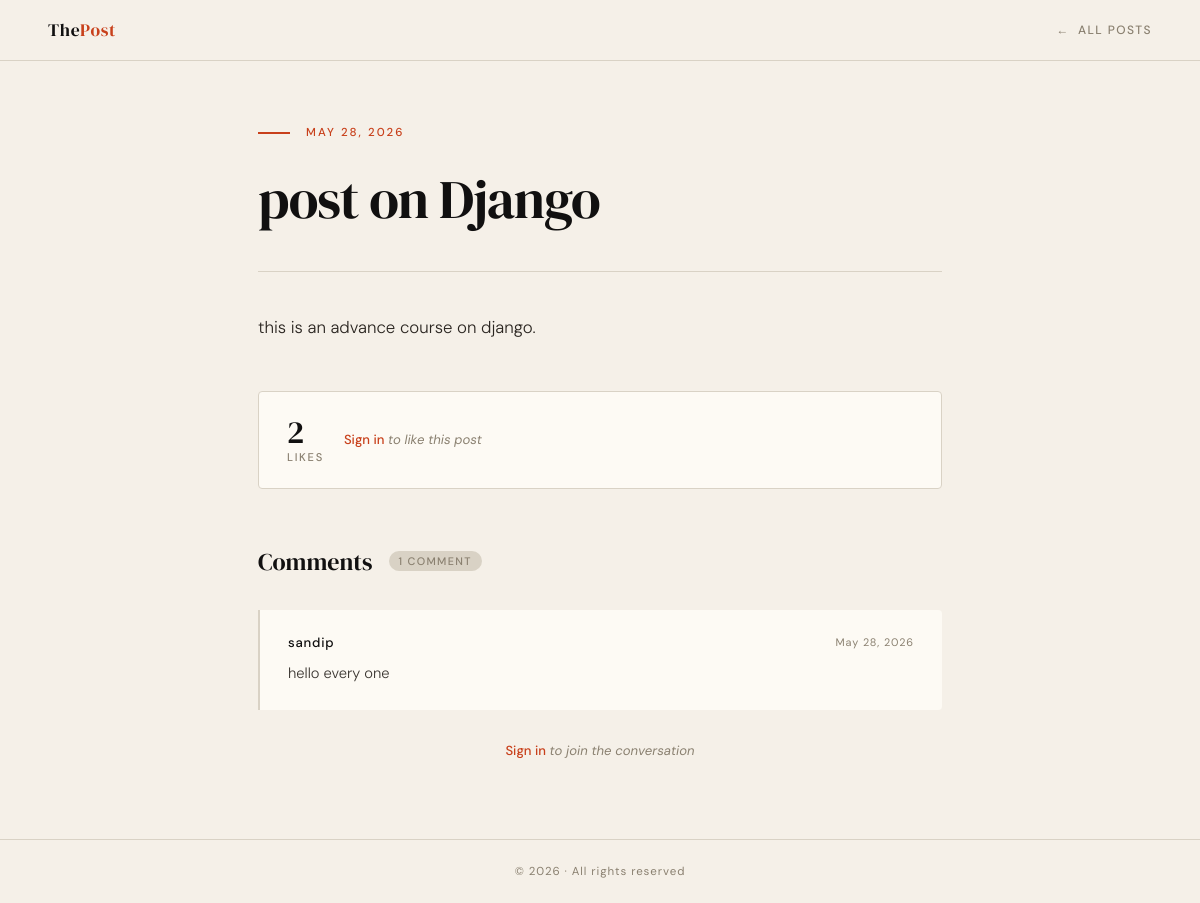
Page /blog/posts/1 on the committed database.
### myapp/models.py (models this page shows, shortened)
class Post(models.Model):
    title = models.CharField(max_length=50)
    content = models.TextField()
    image = models.ImageField(
        upload_to="posts/",
        blank=True,
        null=True
    )
    created_at = models.DateTimeField(auto_now_add=True)
    def total_likes(self):
        return self.likes.count()

class Comment(models.Model):
    post = models.ForeignKey(
        Post,
        related_name="comments",
        on_delete=models.CASCADE
    )
    user = models.ForeignKey(
        User,
        on_delete=models.CASCADE
    )
    content = models.TextField()
    created_at = models.DateTimeField(auto_now_add=True)

### myapp/views.py (the view)
# urls.py: path('posts/<int:id>', get_single_post, name="get_single_post"),
def get_single_post(request,id):
    post = Post.objects.get(id=id)
    return render(request,"post.html",{
        "post":post
    })

### myapp/templates/post.html (shortened to what this page needs)
<!DOCTYPE html>
<html lang="en">
<head>
</head>
<body>
    <header class="topbar">
        <a class="topbar-brand" href="{% url 'get_single_post' post.id%}">The<span>Post</span></a>
        <a class="back-link" href="{% url 'get_all_post'%}">All posts</a>
    </header>
    <div class="article-wrapper">
        <div class="post-eyebrow">
            <div class="post-eyebrow-line"></div>
            <span class="post-date">{{ post.created_at|date:"F j, Y" }}</span>
        </div>
        <h1 class="post-title">{{ post.title }}</h1>
        <hr class="post-divider">
        <p class="post-content">{{ post.content }}</p>
        <div class="likes-bar">
            <div class="likes-count">
                <strong>{{ post.total_likes }}</strong>
                <span>Likes</span>
            </div>
            {% if user.is_authenticated %}
                <form action="{% url 'add_like' post.id %}" method="POST">
                    {% csrf_token %}
                    <button type="submit" class="like-btn">Like this post</button>
                </form>
            {% else %}
                <p class="auth-nudge"><a href="{% url 'login' %}">Sign in</a> to like this post</p>
            {% endif %}
        </div>
        <div class="section-header">
            <h2 class="section-title">Comments</h2>
            <span class="comment-count-badge">
                {{ post.comments.all|length }} comment{% if post.comments.all|length != 1 %}s{% endif %}
            </span>
        </div>
        {% if post.comments.all %}
            {% for comment in post.comments.all %}
            <div class="comment" style="animation-delay: {{ forloop.counter0 }}00ms">
                <div class="comment-meta">
                    <span class="comment-author">{{ comment.user.username }}</span>
                    <span class="comment-date">{{ comment.created_at|date:"M j, Y" }}</span>
                </div>
                <p class="comment-text">{{ comment.content }}</p>
            </div>
            {% endfor %}
        {% else %}
            <p class="no-comments">No comments yet — be the first to share your thoughts.</p>
        {% endif %}
        {% if user.is_authenticated %}
            <div class="add-comment-section">
                <h3>Leave a comment</h3>
                <form action="{% url 'add_comment' post.id %}" method="POST">
                    {% csrf_token %}
                    <textarea
                        class="comment-textarea"
                        name="content"
                        id="content"
                        placeholder="Share your thoughts…"
                    ></textarea>
                    <div class="form-actions">
                        <button type="submit" class="submit-btn">Post comment</button>
                    </div>
                </form>
            </div>
        {% else %}
            <p class="auth-nudge" style="margin-top:32px; text-align:center;">
                <a href="{% url 'login' %}">Sign in</a> to join the conversation
            </p>
        {% endif %}
    </div>
    <footer>
        <p>© {% now "Y" %} · All rights reserved</p>
    </footer>
</body>
</html>

### myapp/templates/post.html (style rules this page uses)
:root { --ink: #111010; --paper: #F5F0E8; --accent: #C8401B; --muted: #8a8070; --card-bg: #FDFAF4; --border: #D9D2C5; }
* { margin: 0; padding: 0; box-sizing: border-box; }
body { background-color: var(--paper); color: var(--ink); font-family: 'DM Sans', sans-serif; min-height: 100vh; }
.topbar { display: flex; justify-content: space-between; align-items: center; padding: 18px 48px; border-bottom: 1px solid var(--border); background: var(--paper); position: sticky; top: 0; z-index: 100; }
.topbar-brand { font-family: 'DM Serif Display', serif; font-size: 1.1rem; letter-spacing: 0.04em; color: var(--ink); text-decoration: none; }
.topbar-brand span { color: var(--accent); }
.back-link { display: inline-flex; align-items: center; gap: 8px; font-size: 0.75rem; font-weight: 500; letter-spacing: 0.12em; text-transform: uppercase; color: var(--muted); text-decoration: none; transition: color 0.2s, gap 0.2s; }
.back-link::before { content: '←'; }
.article-wrapper { max-width: 780px; margin: 0 auto; padding: 64px 48px 80px; animation: fadeUp 0.5s ease both; }
.post-eyebrow { display: flex; align-items: center; gap: 16px; margin-bottom: 28px; }
.post-eyebrow-line { width: 32px; height: 2px; background: var(--accent); }
.post-date { font-size: 0.72rem; font-weight: 500; letter-spacing: 0.18em; text-transform: uppercase; color: var(--accent); }
.post-title { font-family: 'DM Serif Display', serif; font-size: clamp(2rem, 5vw, 3.4rem); font-weight: 400; line-height: 1.15; letter-spacing: -0.02em; color: var(--ink); margin-bottom: 40px; }
.post-divider { border: none; border-top: 1px solid var(--border); margin: 40px 0; }
.post-content { font-size: 1.05rem; font-weight: 300; line-height: 1.85; color: #2a2520; }
.likes-bar { display: flex; align-items: center; gap: 20px; margin: 48px 0 0; padding: 24px 28px; background: var(--card-bg); border: 1px solid var(--border); border-radius: 4px; }
.likes-count { display: flex; flex-direction: column; gap: 2px; }
.likes-count strong { font-family: 'DM Serif Display', serif; font-size: 2rem; font-weight: 400; line-height: 1; color: var(--ink); }
.likes-count span { font-size: 0.7rem; font-weight: 500; letter-spacing: 0.15em; text-transform: uppercase; color: var(--muted); }
.auth-nudge { font-size: 0.82rem; color: var(--muted); font-style: italic; }
.auth-nudge a { color: var(--accent); text-decoration: none; font-style: normal; font-weight: 500; }
.section-header { display: flex; align-items: center; gap: 16px; margin: 56px 0 32px; }
.section-title { font-family: 'DM Serif Display', serif; font-size: 1.5rem; font-weight: 400; color: var(--ink); }
.comment-count-badge { font-size: 0.68rem; font-weight: 500; letter-spacing: 0.12em; text-transform: uppercase; color: var(--muted); background: var(--border); padding: 3px 10px; border-radius: 20px; }
.comment { padding: 24px 28px; border-left: 2px solid var(--border); margin-bottom: 20px; background: var(--card-bg); border-radius: 0 4px 4px 0; transition: border-color 0.2s; animation: fadeUp 0.4s ease both; }
.comment-meta { display: flex; align-items: center; justify-content: space-between; margin-bottom: 10px; }
.comment-author { font-size: 0.82rem; font-weight: 500; letter-spacing: 0.06em; color: var(--ink); }
.comment-date { font-size: 0.68rem; color: var(--muted); letter-spacing: 0.08em; }
.comment-text { font-size: 0.92rem; font-weight: 300; line-height: 1.7; color: #3a3530; }
footer { border-top: 1px solid var(--border); padding: 24px 48px; display: flex; justify-content: center; }
footer p { font-size: 0.72rem; color: var(--muted); letter-spacing: 0.08em; }

### rows in the picture
Post: created_at "MAY 28, 2026", title "post on Django", content "this is an advance course on django.", total_likes "2", comments.all|length "1"
Comment: user.username "sandip", created_at "May 28, 2026", content "hello every one"
